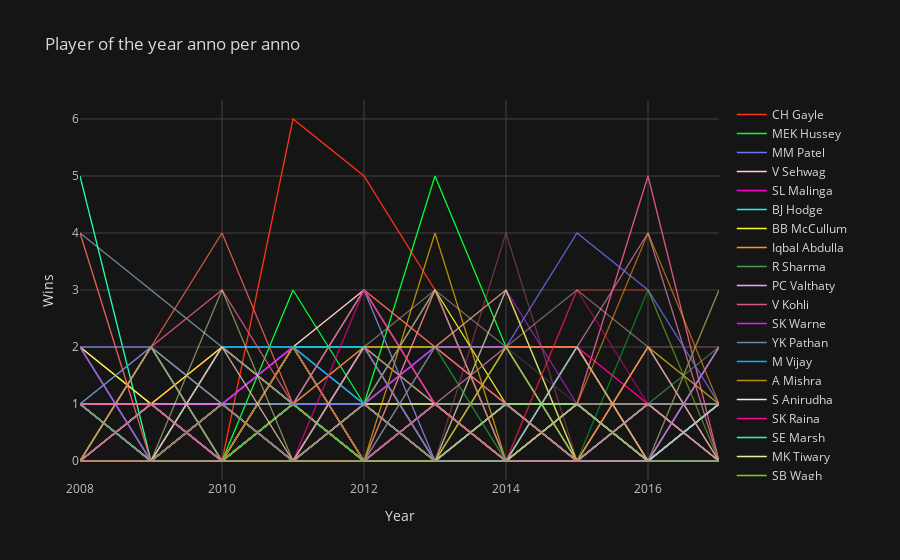

Notebook code cell kept with this figure:
### Code cell
val = sliderval.value

g = g[g.columns[0: val]]
print(val)
g.iplot(xTitle = "Year", yTitle = "Wins", title ="Player of the year anno per anno",colors =py.colors.qualitative.Light24, theme = 'solar')
